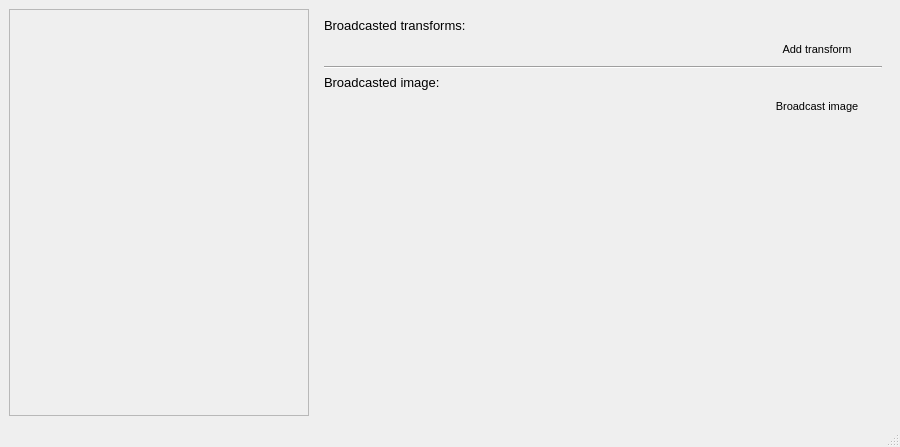
<?xml version="1.0" encoding="UTF-8"?>
<ui version="4.0">
 <class>PlusBroadcasterDaemonMainWindow</class>
 <widget class="QMainWindow" name="PlusBroadcasterDaemonMainWindow">
  <property name="geometry">
   <rect>
    <x>0</x>
    <y>0</y>
    <width>900</width>
    <height>447</height>
   </rect>
  </property>
  <property name="windowTitle">
   <string>Plus Broadcaster Daemon</string>
  </property>
  <widget class="QWidget" name="centralwidget">
   <layout class="QGridLayout" name="gridLayout">
    <item row="0" column="0">
     <widget class="QFrame" name="controlFrame">
      <property name="sizePolicy">
       <sizepolicy hsizetype="Fixed" vsizetype="Expanding">
        <horstretch>0</horstretch>
        <verstretch>0</verstretch>
       </sizepolicy>
      </property>
      <property name="minimumSize">
       <size>
        <width>300</width>
        <height>400</height>
       </size>
      </property>
      <property name="frameShape">
       <enum>QFrame::StyledPanel</enum>
      </property>
      <property name="frameShadow">
       <enum>QFrame::Raised</enum>
      </property>
      <layout class="QGridLayout" name="gridLayout_2">
       <item row="0" column="0">
        <layout class="QGridLayout" name="deviceSelectorWidget"/>
       </item>
       <item row="1" column="0">
        <spacer name="verticalSpacer_2">
         <property name="orientation">
          <enum>Qt::Vertical</enum>
         </property>
         <property name="sizeHint" stdset="0">
          <size>
           <width>20</width>
           <height>40</height>
          </size>
         </property>
        </spacer>
       </item>
      </layout>
     </widget>
    </item>
    <item row="0" column="1">
     <widget class="QWidget" name="toolsInfoFrame" native="true">
      <layout class="QVBoxLayout" name="verticalLayout">
       <item>
        <layout class="QVBoxLayout" name="toolsInfoLayout">
         <property name="spacing">
          <number>2</number>
         </property>
         <item>
          <widget class="QLabel" name="broadcastedTransformsLabel">
           <property name="font">
            <font>
             <pointsize>10</pointsize>
            </font>
           </property>
           <property name="text">
            <string>Broadcasted transforms:</string>
           </property>
          </widget>
         </item>
        </layout>
       </item>
       <item>
        <layout class="QHBoxLayout" name="horizontalLayout">
         <item>
          <spacer name="horizontalSpacer">
           <property name="orientation">
            <enum>Qt::Horizontal</enum>
           </property>
           <property name="sizeHint" stdset="0">
            <size>
             <width>40</width>
             <height>20</height>
            </size>
           </property>
          </spacer>
         </item>
         <item>
          <widget class="QPushButton" name="addTransformButton">
           <property name="minimumSize">
            <size>
             <width>130</width>
             <height>0</height>
            </size>
           </property>
           <property name="maximumSize">
            <size>
             <width>130</width>
             <height>16777215</height>
            </size>
           </property>
           <property name="font">
            <font>
             <pointsize>8</pointsize>
            </font>
           </property>
           <property name="text">
            <string>Add transform</string>
           </property>
           <property name="icon">
            <iconset resource="PlusBroadcasterDaemon.qrc">
             <normaloff>:/icons/Resources/icon_Add.png</normaloff>:/icons/Resources/icon_Add.png</iconset>
           </property>
           <property name="flat">
            <bool>true</bool>
           </property>
          </widget>
         </item>
        </layout>
       </item>
       <item>
        <widget class="Line" name="line">
         <property name="orientation">
          <enum>Qt::Horizontal</enum>
         </property>
        </widget>
       </item>
       <item>
        <layout class="QVBoxLayout" name="imageInfoLayout">
         <property name="spacing">
          <number>2</number>
         </property>
         <item>
          <widget class="QLabel" name="broadcastedImageLabel">
           <property name="font">
            <font>
             <pointsize>10</pointsize>
            </font>
           </property>
           <property name="text">
            <string>Broadcasted image:</string>
           </property>
          </widget>
         </item>
        </layout>
       </item>
       <item>
        <layout class="QHBoxLayout" name="horizontalLayout_2">
         <item>
          <spacer name="horizontalSpacer_2">
           <property name="orientation">
            <enum>Qt::Horizontal</enum>
           </property>
           <property name="sizeHint" stdset="0">
            <size>
             <width>40</width>
             <height>20</height>
            </size>
           </property>
          </spacer>
         </item>
         <item>
          <widget class="QPushButton" name="broadcastImageButton">
           <property name="minimumSize">
            <size>
             <width>130</width>
             <height>0</height>
            </size>
           </property>
           <property name="maximumSize">
            <size>
             <width>130</width>
             <height>16777215</height>
            </size>
           </property>
           <property name="font">
            <font>
             <pointsize>8</pointsize>
            </font>
           </property>
           <property name="text">
            <string>Broadcast image</string>
           </property>
           <property name="icon">
            <iconset resource="PlusBroadcasterDaemon.qrc">
             <normaloff>:/icons/Resources/icon_Add.png</normaloff>:/icons/Resources/icon_Add.png</iconset>
           </property>
           <property name="flat">
            <bool>true</bool>
           </property>
          </widget>
         </item>
        </layout>
       </item>
       <item>
        <spacer name="verticalSpacer">
         <property name="orientation">
          <enum>Qt::Vertical</enum>
         </property>
         <property name="sizeHint" stdset="0">
          <size>
           <width>20</width>
           <height>40</height>
          </size>
         </property>
        </spacer>
       </item>
      </layout>
     </widget>
    </item>
   </layout>
  </widget>
  <widget class="QStatusBar" name="statusbar"/>
 </widget>
 <resources>
  <include location="PlusBroadcasterDaemon.qrc"/>
 </resources>
 <connections/>
</ui>
